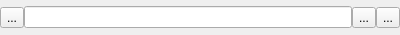
<?xml version="1.0" encoding="UTF-8"?>
<ui version="4.0">
 <class>FindBox</class>
 <widget class="QWidget" name="FindBox">
  <property name="geometry">
   <rect>
    <x>0</x>
    <y>0</y>
    <width>400</width>
    <height>35</height>
   </rect>
  </property>
  <property name="sizePolicy">
   <sizepolicy hsizetype="Preferred" vsizetype="Fixed">
    <horstretch>0</horstretch>
    <verstretch>0</verstretch>
   </sizepolicy>
  </property>
  <layout class="QHBoxLayout" name="horizontalLayout">
   <property name="spacing">
    <number>0</number>
   </property>
   <property name="leftMargin">
    <number>0</number>
   </property>
   <property name="topMargin">
    <number>0</number>
   </property>
   <property name="rightMargin">
    <number>0</number>
   </property>
   <property name="bottomMargin">
    <number>0</number>
   </property>
   <item>
    <widget class="QToolButton" name="btn_close">
     <property name="text">
      <string>...</string>
     </property>
    </widget>
   </item>
   <item>
    <widget class="QLineEdit" name="le_find_str"/>
   </item>
   <item>
    <widget class="QToolButton" name="btn_prev">
     <property name="text">
      <string>...</string>
     </property>
    </widget>
   </item>
   <item>
    <widget class="QToolButton" name="btn_next">
     <property name="text">
      <string>...</string>
     </property>
    </widget>
   </item>
  </layout>
 </widget>
 <resources/>
 <connections/>
</ui>
